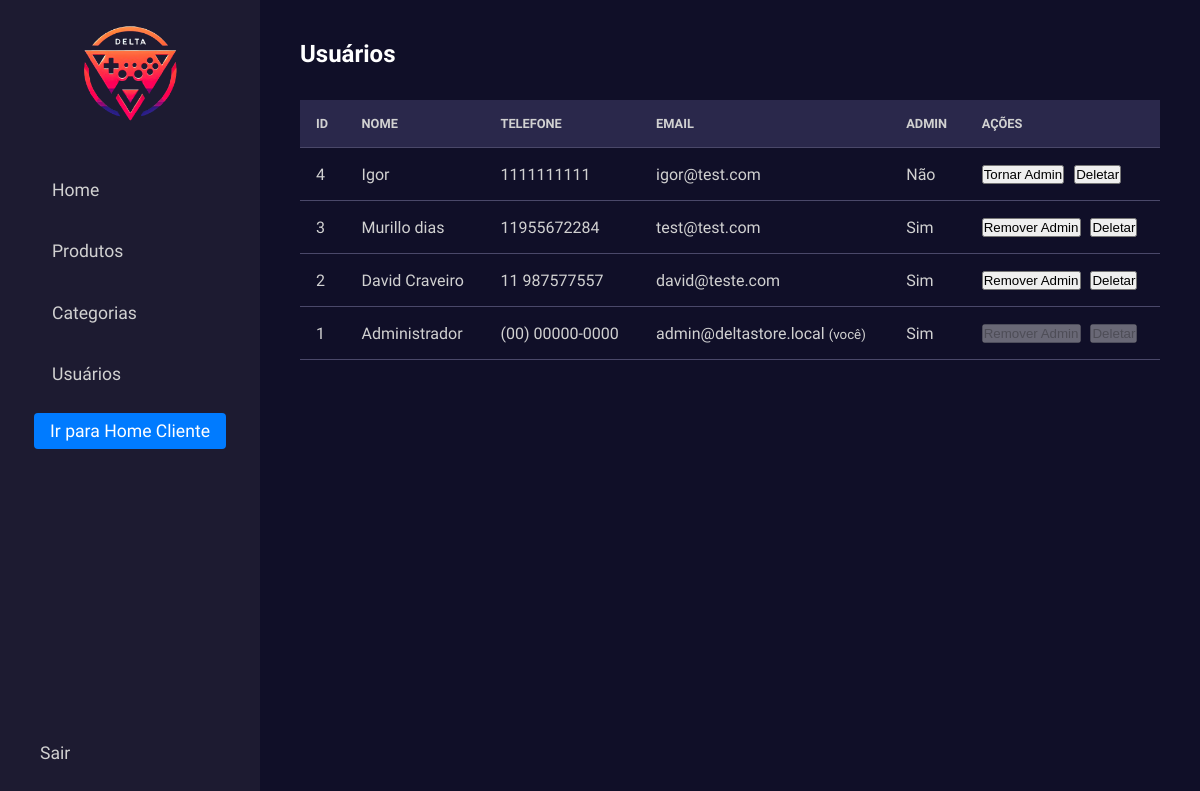
Screenshot of /src/pages/admin/admin-usuarios.php (signed in) with the database file from the repository.
### tables this page shows
CREATE TABLE users (
    id INTEGER PRIMARY KEY AUTOINCREMENT,
    nome TEXT NOT NULL,
    telefone TEXT NOT NULL,
    email TEXT UNIQUE NOT NULL,
    password TEXT NOT NULL,
    is_admin INTEGER DEFAULT 0
);

### src/includes/db.php (called while the page is built, shortened)
<?php
$dbFile = __DIR__ . '/../db/database.sqlite';
try {
    $pdo = new PDO('sqlite:' . $dbFile);
    $pdo->setAttribute(PDO::ATTR_ERRMODE, PDO::ERRMODE_EXCEPTION);
} catch (Exception $e) {
    die('Erro ao conectar ao banco: ' . $e->getMessage());
}
function queryAll($sql, $params = []) {
    global $pdo;
    $stmt = $pdo->prepare($sql);
    $stmt->execute($params);
    return $stmt->fetchAll(PDO::FETCH_ASSOC);
}

### src/pages/admin/admin-usuarios.php (the view, shortened to what this page needs)
<?php
require_once __DIR__ . '/../../includes/db.php';
$users = queryAll('SELECT id, nome, telefone, email, is_admin FROM users ORDER BY id DESC');
?>
<!DOCTYPE html>
<html lang="pt-br">
<head>
    <link rel="stylesheet" href="/src/pages/admin/styles/admin-style.css">
</head>
<body>
    <div class="admin-container">
        <aside class="sidebar">
            <div class="sidebar-header">
                <img src="/src/assets/images/logodelta.png" alt="Logo Delta" class="sidebar-logo">
            </div>
            <nav class="sidebar-nav">
                <ul>
                    <li><a href="/src/pages/admin/admin-index.php"><i class="fas fa-home"></i> Home</a></li>
                    <li><a href="/src/pages/admin/admin-produtos.php"><i class="fas fa-box-open"></i> Produtos</a></li>
                    <li><a href="/src/pages/admin/admin-categorias.php"><i class="fas fa-tags"></i> Categorias</a></li>
                    <li class="active"><a href="/src/pages/admin/admin-usuarios.php"><i class="fas fa-users"></i> Usuários</a></li>
                </ul>
                <div style="margin: 1rem 0 0 0; text-align: center;">
                    <a href="/src/pages/client/index.php" class="btn btn-accent" style="display:inline-block; padding:8px 16px; background:#007bff; color:#fff; border-radius:4px; text-decoration:none;">Ir para Home Cliente</a>
                </div>
            </nav>
            <div class="sidebar-footer">
                <a href="/src/actions/logout.php"><i class="fas fa-sign-out-alt"></i> Sair</a>
            </div>
        </aside>
        <main class="main-content">
            <header class="main-header">
                <h2>Usuários</h2>
            </header>
            <section class="content-table">
                <table>
                    <thead>
                        <tr>
                            <th>ID</th>
                            <th>Nome</th>
                            <th>Telefone</th>
                            <th>Email</th>
                            <th>Admin</th>
                            <th>Ações</th>
                        </tr>
                    </thead>
                    <tbody>
                        <?php foreach($users as $u): ?>
                        <tr>
                            <td><?php echo $u['id']; ?></td>
                            <td><?php echo htmlspecialchars($u['nome']); ?></td>
                            <td><?php echo htmlspecialchars($u['telefone']); ?></td>
                            <td><?php echo htmlspecialchars($u['email']); ?>
                                <?php if (!empty($_SESSION['user_id']) && $_SESSION['user_id'] == $u['id']): ?>
                                    <small> (você)</small>
                                <?php endif; ?>
                            </td>
                            <td><?php echo !empty($u['is_admin']) ? 'Sim' : 'Não'; ?></td>
                            <td>
                                <div class="actions-cell">
                                    <form action="/src/actions/admin_toggle_admin.php" method="post" style="display:inline-block; margin-right:6px;">
                                        <?php $disable_toggle = (!empty($_SESSION['user_id']) && $_SESSION['user_id'] == $u['id']); ?>
                                        <button type="submit" <?php echo $disable_toggle ? 'disabled' : ''; ?>>
                                            <?php echo !empty($u['is_admin']) ? 'Remover Admin' : 'Tornar Admin'; ?>
                                        </button>
                                    </form>
                                    <form action="/src/actions/admin_delete_user.php" method="post" style="display:inline-block;" onsubmit="return confirm('Confirma exclusão do usuário <?php echo htmlspecialchars($u['email']); ?>?');">
                                        <?php $disable_delete = (!empty($_SESSION['user_id']) && $_SESSION['user_id'] == $u['id']); ?>
                                        <button type="submit" <?php echo $disable_delete ? 'disabled' : ''; ?>>Deletar</button>
                                    </form>
                                </div>
                            </td>
                        </tr>
                        <?php endforeach; ?>
                    </tbody>
                </table>
            </section>
        </main>
    </div>
</body>
</html>

### src/pages/admin/styles/admin-style.css (style rules this page uses)
:root { --cor-fundo-principal: #100f28; --cor-fundo-sidebar: #1d1b31; --cor-fundo-tabela-header: #2a284b; --cor-texto-principal: #ffffff; --cor-texto-secundario: #d1d1d1; --cor-borda: #4a4869; --cor-botao-cadastro: #f0f0f0; --cor-botao-texto: #333; }
* { margin: 0; padding: 0; box-sizing: border-box; }
body { font-family: 'Nunito Sans', sans-serif; background-color: var(--cor-fundo-principal); color: var(--cor-texto-principal); display: flex; }
.admin-container { display: flex; width: 100%; min-height: 100vh; }
.sidebar { width: 260px; background-color: var(--cor-fundo-sidebar); display: flex; flex-direction: column; padding: 1.5rem; }
.sidebar-header { text-align: center; margin-bottom: 2.5rem; }
.sidebar-logo { max-width: 100px; }
.sidebar-nav ul { list-style: none; }
.sidebar-nav li { margin-bottom: 1rem; }
.sidebar-nav a { color: var(--cor-texto-secundario); text-decoration: none; font-size: 1.1rem; display: block; padding: 0.8rem 1rem; border-radius: 8px; transition: background-color 0.3s, color 0.3s; }
.sidebar-footer { margin-top: auto; }
.sidebar-footer a { color: var(--cor-texto-secundario); text-decoration: none; font-size: 1.1rem; display: block; padding: 0.8rem 1rem; }
.main-content { flex-grow: 1; padding: 2.5rem; }
.main-header { display: flex; justify-content: space-between; align-items: center; margin-bottom: 2rem; }
.content-table { width: 100%; }
table { width: 100%; border-collapse: collapse; }
th, td { padding: 1rem; text-align: left; border-bottom: 1px solid var(--cor-borda); vertical-align: middle; }
thead { background-color: var(--cor-fundo-tabela-header); }
th { font-size: 0.8rem; text-transform: uppercase; color: var(--cor-texto-secundario); font-weight: 600; }
tbody tr { transition: background-color 0.2s; }
td { color: var(--cor-texto-secundario); }

### rows the page displays
users: id "4", nome "Igor", telefone "1111111111", email "igor@test.com", is_admin "Não"
users: id "3", nome "Murillo dias", telefone "11955672284", email "test@test.com", is_admin "Sim"
users: id "2", nome "David Craveiro", telefone "11 987577557", email "david@teste.com", is_admin "Sim"
users: id "1", nome "Administrador", telefone "(00) 00000-0000", email "admin@deltastore.local", shows "(você)", is_admin "Sim"
